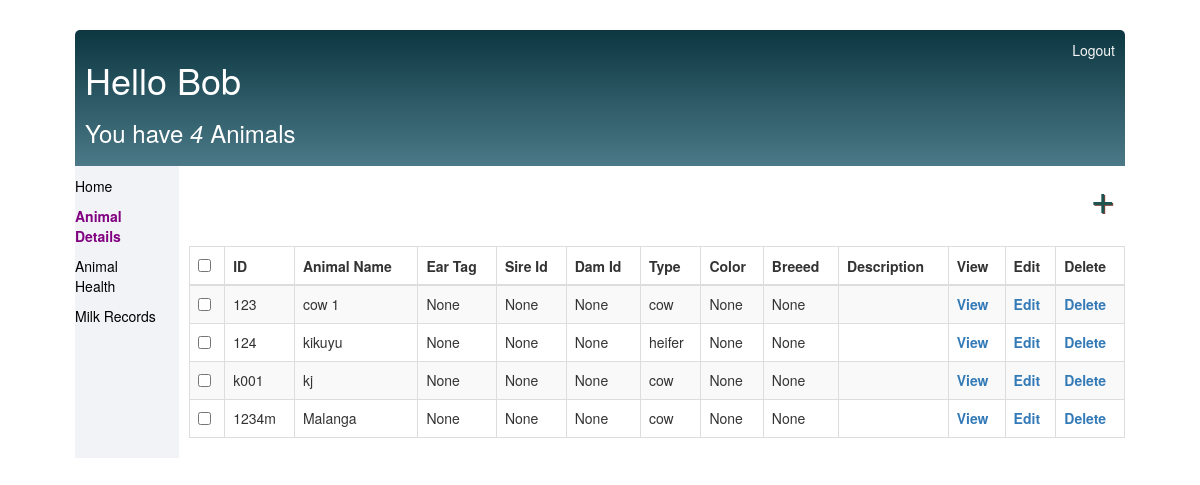
/animals/ (signed in), run on the app's committed database.
### base/models.py (models this page shows, shortened)
class Animal(models.Model):
    COW = 'cow'
    BULL = 'bull'
    HEIFER = 'heifer'
    CALF = 'calf'
    ANIMAL_TYPE_CHOICES = [
        (COW, 'Cow'),
        (BULL, 'Bull'),
        (HEIFER, 'Heifer'),
        (CALF, 'Calf'),
    ]
    farmer = models.ForeignKey(User,on_delete=models.CASCADE, null=True, blank=True) #a farmer will have more than one animal
    animal_id = models.CharField(max_length=50, unique=True)
    animal_name = models.CharField(max_length=100)
    ear_tag = models.CharField(max_length=50, null=True, blank=True)
    sire_id = models.CharField(max_length=50,  null=True, blank=True)
    dam_id = models.CharField(max_length=50, null=True, blank=True)
    animal_type = models.CharField(max_length=100, choices=ANIMAL_TYPE_CHOICES)
    color = models.CharField(max_length=50,  null=True, blank=True)
    breed = models.CharField(max_length=100,  null=True, blank=True)
    description=models.TextField( null=True, blank=True)
    date_of_birth = models.DateField( null=True, blank=True)
    current_age = models.IntegerField( null=True, blank=True)  # In months, years, or any other appropriate unit
    weight_at_birth = models.DecimalField(max_digits=10, decimal_places=2,  null=True, blank=True)  # In whatever appropriate unit
    age_at_first_service = models.IntegerField( null=True, blank=True)  # In months, years, or any other appropriate unit
    weight_at_first_service = models.DecimalField(max_digits=10, decimal_places=2, null=True, blank=True)  # In whatever appropriate unit
    complete = models.BooleanField(default=False)
    created = models.DateTimeField(auto_now_add=True)
    class Meta:
        ordering =['complete']

### base/views.py (the view)
# urls.py: path('animals/',AnimalList.as_view(), name='animals',),
class AnimalList(LoginRequiredMixin, ListView):
    model = Animal
    context_object_name = 'animals'
    template_name = 'base/animals.html'
    def get_context_data(self, **kwargs):
        context = super().get_context_data(**kwargs)
        context['animals'] = context['animals'].filter(farmer=self.request.user) # Helpsin making sure that a farmer only sees their animals.. we overide the main listView
        context['count'] = context['animals'].filter(complete=False).count()
        search_input = self.request.GET.get('search-area') or ''
        if search_input:
            context['animals'] = context['animals'].filter(animal_name__startswith = search_input)
            context['search_input'] = search_input
        return context

### templates/base/animals.html
{% extends 'base/main.html' %}
 {% block content %}
 <div class="main-wrapper-content">
 <div class="header-bar">
    <div>
        <h1>Hello {{ request.user|title}}</h1>
        <h3>You have <i>{{count}}</i> Animal{{ count|pluralize:"s" }}</h3>
    </div>
    {% if request.user.is_authenticated %}
   <a href="{% url 'logout' %}"> Logout</a>
   {% else %}
   <a href="{% url 'login' %}"> Login</a>
   {% endif %}
 </div>
<div class="content-wrapper">
<div class="left-side">
  <p><a {% if request.path == '/' %} class="active" {% endif %} href="{% url 'dashboard' %}">Home</a></p>
  <p><a {% if request.path == '/animals/' %} class="active" {% endif %} href="{% url 'animals' %}">Animal Details</a></p>
  <p><a href="{% url 'animal-health-records' %}">Animal Health</a></p>
  <p><a href="{% url 'milk-records' %}">Milk Records</a></p>
</div>
<div class="right-side">
  <div class="add-link-section">
        <a id="add-link"  href="{% url 'create-animal' %}">&#x2b;</a>
</div>
<div class="table-section">
<table id="bootstrapdatatable" class="table table-striped table-bordered" >
    <thead>
        <th><input type="checkbox" id="checkall" /></th>
        <th>ID</th>
        <th>Animal Name</th>
        <th>Ear Tag</th>
        <th>Sire Id</th>
        <th>Dam Id</th>
        <th>Type</th>
        <th>Color</th>
        <th>Breeed</th>
        <th>Description</th>
        <th>View</th>
        <th>Edit</th>
        <th>Delete</th>
     </thead>
  {% for animal in animals %}
  <tr>
    <td><input type="checkbox" class="checkthis" /></td>
    <td>{{animal.animal_id}}</td>
    <td>{{animal.animal_name}}</td>
    <td>{{animal.ear_tag}}</td>
    <td>{{animal.sire_id}}</td>
    <td>{{animal.dam_id}}</td>
    <td>{{animal.animal_type}}</td>
    <td>{{animal.color}}</td>
    <td>{{animal.breed}}</td>
    <td>{{animal.description}}</td>
    <th><a href="{% url 'animals' animal.id %}">View</a></th>
    <th><a href="{% url 'update-animal' animal.id %}">Edit</a></th>
    <th><a href="{% url 'delete-animal' animal.id %}">Delete</a></th>
  </tr>
  {% empty %}
  <h3>No Animals Found</h3>
  {% endfor %}
</table>
</div>
</div>
</div>
</div>
{% endblock content %}

### static/css/styles.css (style rules this page uses)
:root { --bg-color1: #f8f8f8; --bg-color2: #f9f9f9; --orange-color1: #eb796f; --orange-color: #1c5550; --white-color: #fff; --paragraph-color: #4b5156; --margin-sm: 5px; --margin-m: 10px; --margin-l: 20px; --margin-xl: 30px; --padding-sm: 5px; --padding-m: 10px; --padding-l: 20px; --padding-xl: 30px; --size-sm: 5px; --size-m: 10px; --size-l: 20px; --size-xl: 30px; }
body, html { background-color: #fff; font-family: "Nunito", sans-serif; padding-top: 0; width: 100% !important; height: 100%; margin: 0; }
h1, h2, h3, h4, h5, h6 { font-family: "Raleway", sans-serif; }
a, p { color: var(--paragraph-color); }
.header-bar { display: flex; justify-content: space-between; color: var(--white-color); padding: var(--padding-m); border-radius: 5px 5px 0 0; background: linear-gradient(to bottom, #0c3741, #4b7987); }
.header-bar a { text-decoration: none; color: rgb(247, 247, 247); }
.main-wrapper-content { margin-top: var(--size-xl); }
.content-wrapper { display: flex; box-sizing: border-box; margin-top: 0; }
.left-side { width: 10%; background-color: #f2f3f7; padding-right: var(--padding-l); padding-top: var(--padding-m); margin-right: var(--size-m); }
.right-side { width: 90%; }
.add-link-section { margin-bottom: var(--size-l); padding: 30px; position: relative; }
.active { color: purple !important; font-weight: bold; }
.left-side a { text-decoration: none; color: black; padding-top: var(--padding-l); }
#add-link { color: var(--orange-color); text-decoration: none; font-size: 42px; text-shadow: 1px 1px #81413b; position: absolute; top: 0; right: var(--size-m); }
input[type="checkbox"] { margin-right: var(--margin-sm); border: 1px solid var(--orange-color); }

### data on the page
Animal: animal_id "123", animal_name "cow 1", ear_tag "None", sire_id "None", dam_id "None", animal_type "cow", color "None", breed "None"
Animal: animal_id "124", animal_name "kikuyu", ear_tag "None", sire_id "None", dam_id "None", animal_type "heifer", color "None", breed "None"
Animal: animal_id "k001", animal_name "kj", ear_tag "None", sire_id "None", dam_id "None", animal_type "cow", color "None", breed "None"
Animal: animal_id "1234m", animal_name "Malanga", ear_tag "None", sire_id "None", dam_id "None", animal_type "cow", color "None", breed "None"

### other printed values
{{ request.user|title }} "Bob"
{{ count }} "4"
